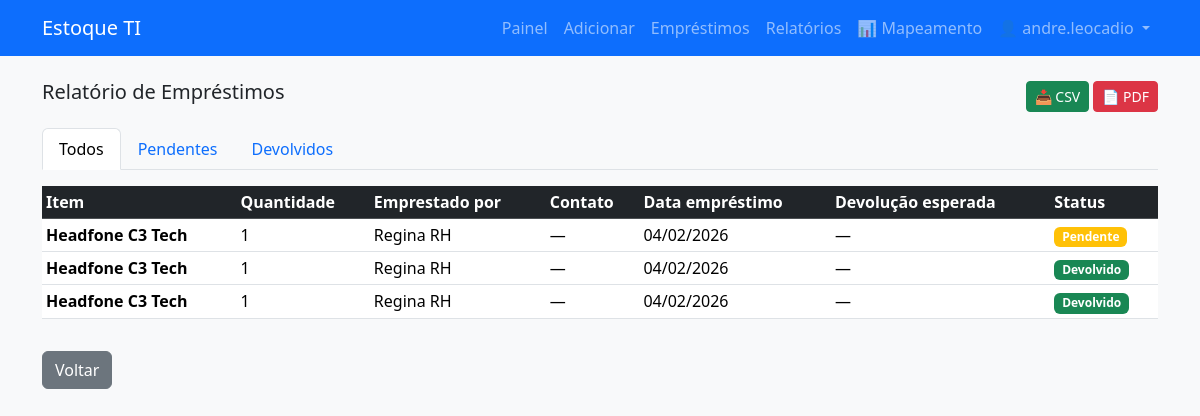
The page /reports/loans (signed in) on the database its author committed.
### app.py (models this page shows, shortened)
class User(db.Model, UserMixin):
    id = db.Column(db.Integer, primary_key=True)
    username = db.Column(db.String(80), unique=True, nullable=False)
    password_hash = db.Column(db.String(200), nullable=False)
    is_admin = db.Column(db.Boolean, default=False)
    is_superadmin = db.Column(db.Boolean, default=False)

class Loan(db.Model):
    id = db.Column(db.Integer, primary_key=True)
    item_id = db.Column(db.Integer, db.ForeignKey('item.id'), nullable=False)
    quantity = db.Column(db.Integer, nullable=False)
    borrowed_by = db.Column(db.String(200), nullable=False)
    contact = db.Column(db.String(200), nullable=True)
    expected_return = db.Column(db.DateTime, nullable=True)
    returned_at = db.Column(db.DateTime, nullable=True)
    notes = db.Column(db.Text, nullable=True)
    created_at = db.Column(db.DateTime, default=datetime.utcnow)
    user_id = db.Column(db.Integer, db.ForeignKey('user.id'), nullable=True)
    item = db.relationship('Item', backref=db.backref('loans', lazy='dynamic'))
    user = db.relationship('User')

class Item(db.Model):
    id = db.Column(db.Integer, primary_key=True)
    name = db.Column(db.String(200), nullable=False)
    category = db.Column(db.String(100), nullable=False)
    quantity = db.Column(db.Integer, nullable=False, default=0)
    location = db.Column(db.String(200), nullable=True)
    serial = db.Column(db.String(200), nullable=True)
    sector = db.Column(db.String(200), nullable=True)
    description = db.Column(db.Text, nullable=True)
    barcode_code = db.Column(db.String(100), unique=True, nullable=True)
    added_at = db.Column(db.DateTime, default=datetime.utcnow)

### app.py (the view)
@app.route('/reports/loans')
@login_required
def report_loans():
    status = request.args.get('status', 'all')
    if status == 'pending':
        loans = Loan.query.filter(Loan.returned_at == None).order_by(Loan.created_at.desc()).all()
    elif status == 'returned':
        loans = Loan.query.filter(Loan.returned_at != None).order_by(Loan.returned_at.desc()).all()
    else:
        loans = Loan.query.order_by(Loan.created_at.desc()).all()
    export_format = request.args.get('export', 'html')
    if export_format == 'csv':
        return export_loans_csv(loans)
    elif export_format == 'pdf':
        return export_loans_pdf(loans)
    return render_template('report_loans.html', loans=loans, status=status)

### app.py (called while the page is built)
@login_manager.user_loader
def load_user(user_id):
    return User.query.get(int(user_id))

### templates/report_loans.html
{% extends 'layout.html' %}
{% block content %}
  <div class="d-flex justify-content-between align-items-center mb-3">
    <h2 class="h5">Relatório de Empréstimos</h2>
    <div>
      <a href="{{ url_for('report_loans', export='csv', status=status) }}" class="btn btn-sm btn-success">📥 CSV</a>
      <a href="{{ url_for('report_loans', export='pdf', status=status) }}" class="btn btn-sm btn-danger">📄 PDF</a>
    </div>
  </div>
  <ul class="nav nav-tabs mb-3">
    <li class="nav-item">
      <a class="nav-link {% if status == 'all' %}active{% endif %}" href="{{ url_for('report_loans', status='all') }}">Todos</a>
    </li>
    <li class="nav-item">
      <a class="nav-link {% if status == 'pending' %}active{% endif %}" href="{{ url_for('report_loans', status='pending') }}">Pendentes</a>
    </li>
    <li class="nav-item">
      <a class="nav-link {% if status == 'returned' %}active{% endif %}" href="{{ url_for('report_loans', status='returned') }}">Devolvidos</a>
    </li>
  </ul>
  <div class="table-responsive">
    <table class="table table-sm table-hover">
      <thead class="table-dark">
        <tr>
          <th>Item</th>
          <th>Quantidade</th>
          <th>Emprestado por</th>
          <th>Contato</th>
          <th>Data empréstimo</th>
          <th>Devolução esperada</th>
          <th>Status</th>
        </tr>
      </thead>
      <tbody>
        {% for loan in loans %}
          <tr>
            <td><strong>{{ loan.item.name }}</strong></td>
            <td>{{ loan.quantity }}</td>
            <td>{{ loan.borrowed_by }}</td>
            <td>{{ loan.contact or '—' }}</td>
            <td>{{ loan.created_at.strftime('%d/%m/%Y') }}</td>
            <td>
              {% if loan.expected_return %}
                {{ loan.expected_return.strftime('%d/%m/%Y') }}
              {% else %}
                —
              {% endif %}
            </td>
            <td>
              {% if loan.returned_at %}
                <span class="badge bg-success">Devolvido</span>
              {% else %}
                <span class="badge bg-warning">Pendente</span>
              {% endif %}
            </td>
          </tr>
        {% endfor %}
      </tbody>
    </table>
  </div>
  <a href="{{ url_for('reports') }}" class="btn btn-secondary mt-3">Voltar</a>
{% endblock %}

### templates/layout.html (shortened to what this page needs)
<!doctype html>
<html lang="pt-br">
  <head>
    <link href="https://cdn.jsdelivr.net/npm/bootstrap@5.3.2/dist/css/bootstrap.min.css" rel="stylesheet">
  </head>
  <body class="bg-light">
    <nav class="navbar navbar-expand-lg navbar-dark bg-primary mb-4">
      <div class="container">
        <a class="navbar-brand" href="{{ url_for('index') }}">Estoque TI</a>
        <div class="collapse navbar-collapse" id="navmenu">
          <ul class="navbar-nav ms-auto">
            {% if current_user.is_authenticated %}
              <li class="nav-item"><a class="nav-link" href="{{ url_for('dashboard') }}">Painel</a></li>
              <li class="nav-item"><a class="nav-link" href="{{ url_for('add_item') }}">Adicionar</a></li>
              <li class="nav-item"><a class="nav-link" href="{{ url_for('list_loans') }}">Empréstimos</a></li>
              <li class="nav-item"><a class="nav-link" href="{{ url_for('reports') }}">Relatórios</a></li>
              <li class="nav-item"><a class="nav-link" href="{{ url_for('equipment_mapping') }}" title="Mapeamento de equipamentos">📊 Mapeamento</a></li>
              <li class="nav-item dropdown">
                <a class="nav-link dropdown-toggle" href="#" id="userDropdown" role="button" data-bs-toggle="dropdown">
                  👤 {{ current_user.username }}
                </a>
              </li>
            {% else %}
              <li class="nav-item"><a class="nav-link" href="{{ url_for('login') }}">Entrar</a></li>
            {% endif %}
          </ul>
        </div>
      </div>
    </nav>
    <main class="container">
      {% block content %}{% endblock %}
    </main>
  </body>
</html>

### rows shown on the page
User: username "andre.leocadio"
Loan: item.name "Headfone C3 Tech", quantity "1", borrowed_by "Regina RH", contact "—", created_at "04/02/2026", shows "Pendente"
Loan: item.name "Headfone C3 Tech", quantity "1", borrowed_by "Regina RH", contact "—", created_at "04/02/2026", shows "Devolvido"
Loan: item.name "Headfone C3 Tech", quantity "1", borrowed_by "Regina RH", contact "—", created_at "04/02/2026", shows "Devolvido"
